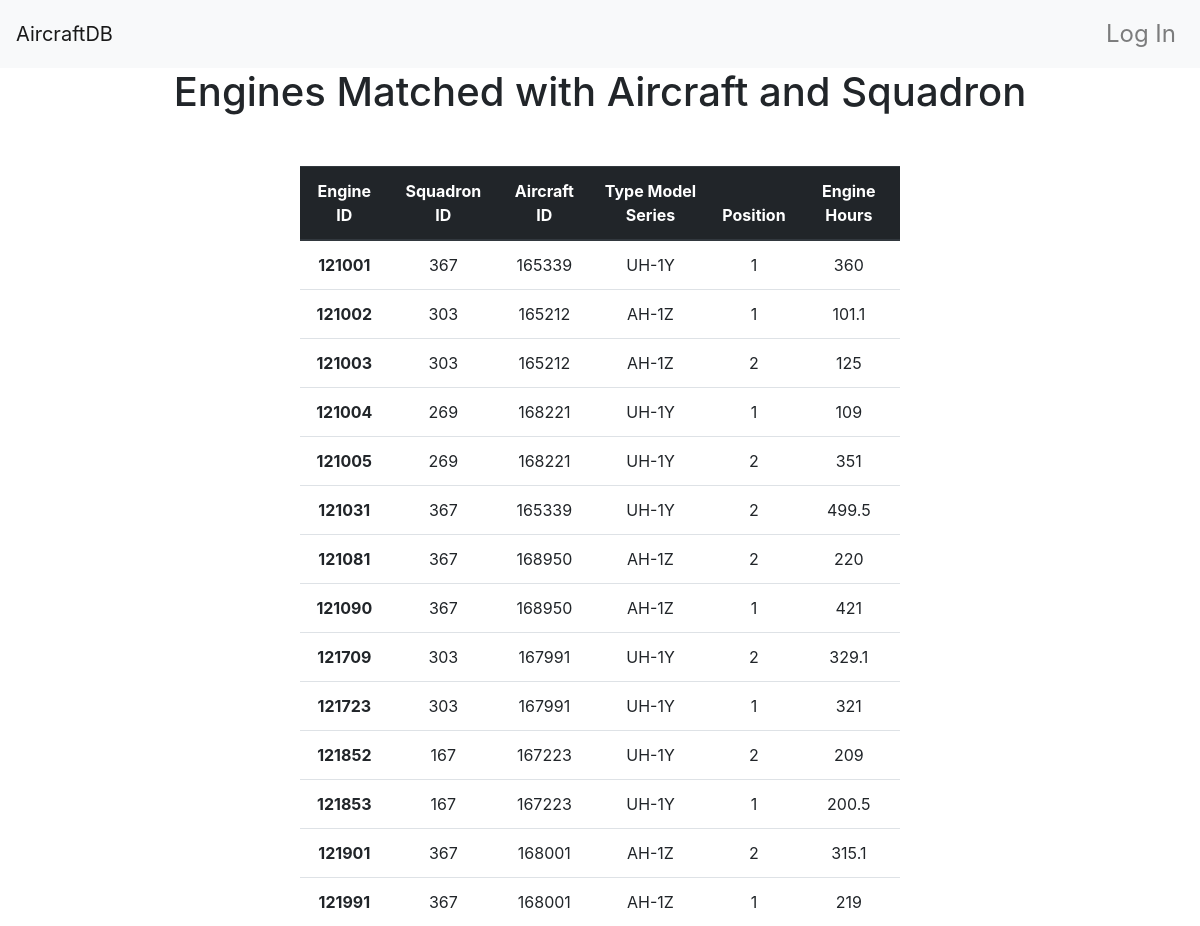
Before: /administrator/engines with the older database file.
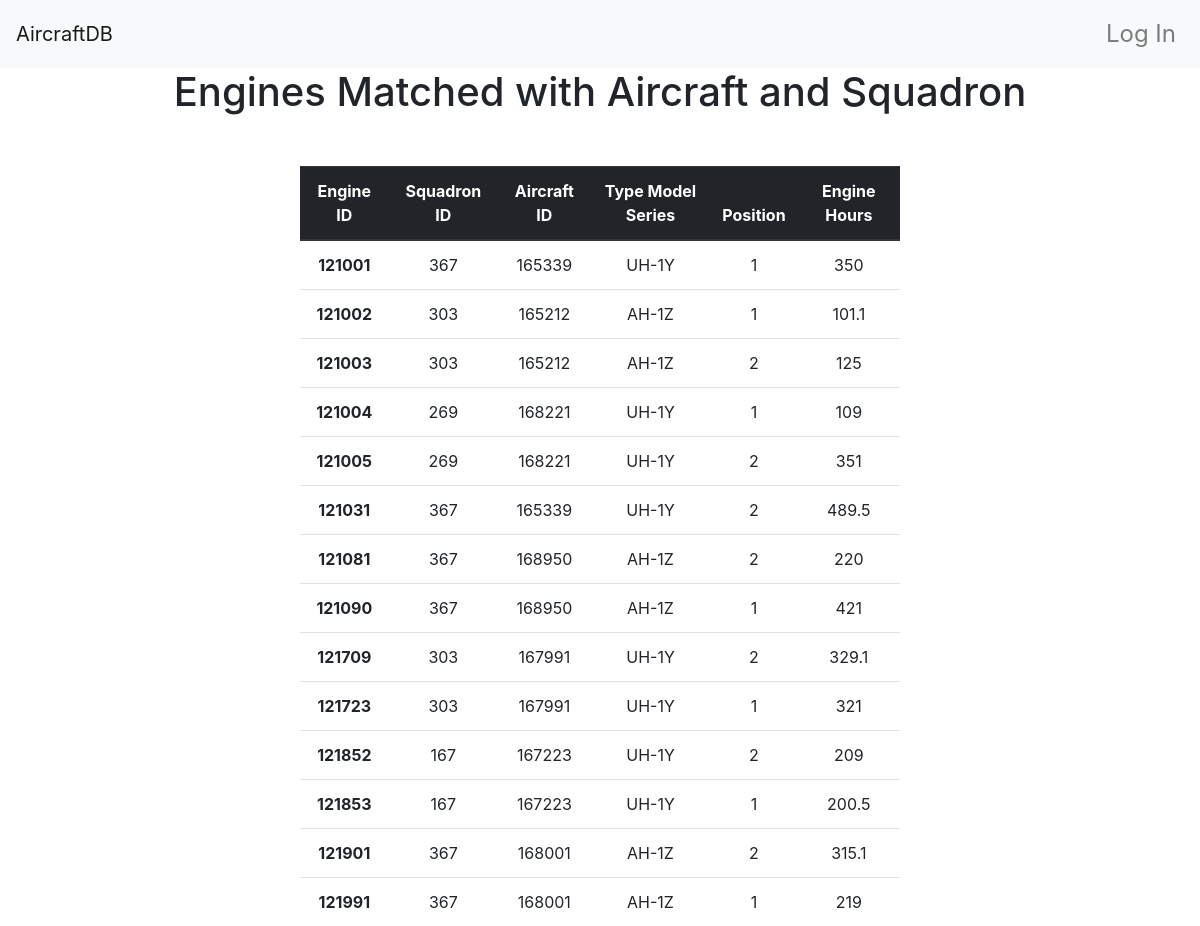
After: the same page with the newer database file.
### app/models.py (models this page shows, shortened)
class Engine(db.Model):
    __tablename__ = 'engines'
    id = db.Column(db.Integer, primary_key=True)
    aircraft_id = db.Column(db.Integer, db.ForeignKey('aircrafts.aircraft_id'))
    position = db.Column(db.Integer)
    e_hours = db.Column(db.Integer)
    '''
    Insert engine data into the database
    '''

class Aircraft(db.Model):
    __tablename__= 'aircrafts'
    aircraft_id = db.Column(db.Integer, primary_key=True)
    t_m_s = db.Column(db.String(64))
    squadron_id = db.Column(db.Integer, db.ForeignKey('squadron.id'))
    airframe_hours = db.Column(db.Integer)
    '''
    Insert aircraft data into the database
    '''

### app/main/views.py (the view)
@main.route('/administrator/engines')
def admin_get_engines():
    result = []
    sql = "SELECT e.id as engine_id, a.aircraft_id, t_m_s, squadron_id, position, e_hours " \
          "FROM engines as e LEFT OUTER JOIN aircrafts as a ON e.aircraft_id = a.aircraft_id"
    c = db.engine.connect()
    for row in c.execute(sql):
        result.append(row)
    return render_template('administrator/engines.html', data=result)

### app/templates/administrator/engines.html
{% extends "base.html" %}
{% block page_content %}
<div class="table_heading">
    <h1>Engines Matched with Aircraft and Squadron</h1>
</div>
  <div class="second-container">
    <table class="table">
    <thead class="thead-dark">
      <tr>
        <th scope="col">Engine ID</th>
        <th scope="col">Squadron ID</th>
        <th scope="col">Aircraft ID</th>
        <th scope="col">Type Model Series</th>
        <th scope="col">Position</th>
        <th scope="col">Engine Hours</th>
      </tr>
    </thead>
    <tbody>
    {% for row in data %}
      <tr>
        <th scope="row"> {{row.engine_id}} </th>
          <td>{{row.squadron_id}}</td>
          <td>{{row.aircraft_id}}</td>
          <td>{{row.t_m_s}}</td>
          <td>{{row.position}}</td>
          <td>{{row.e_hours}}</td>
    </tr>
    {% endfor %}
    </tbody>
  </table>
  </div>
{% endblock %}

Changed rows visible on the page:
changed Engine id 121001: e_hours "360" → "350"
changed Engine id 121031: e_hours "499.5" → "489.5"
